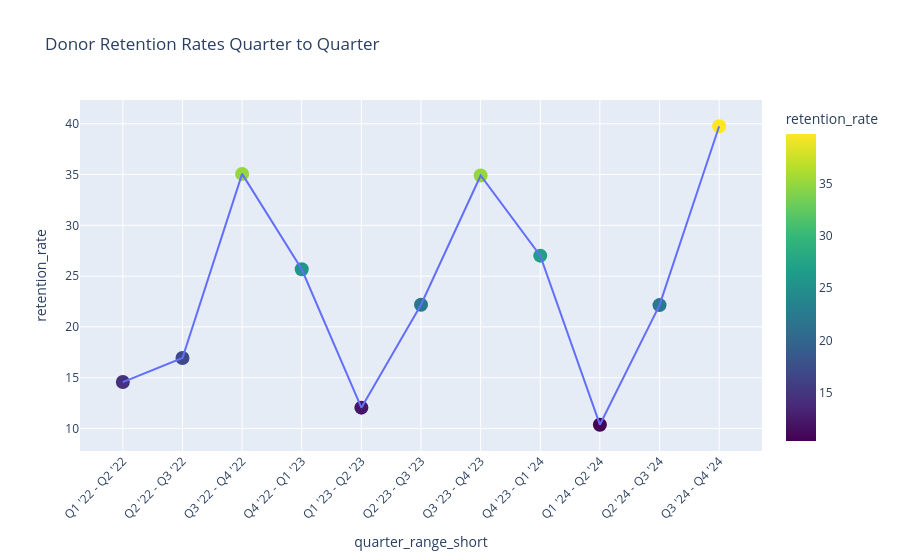

Notebook code for this chart:
### Markdown cell above
Now let's display the change in retention rate from quarter to quarter in a line chart

### Code cell
#Creating the scatter plot
    #The plot is interactive, as you hover over each dot, you will see...
        #number of donors in the previous quarter
        #number of donors that returned for the next quarter
        #exact retention rate
    #The dots are also color coded by retention rate, giving a more visual representation of how retention rate has changed overtime
fig = px.scatter(
    retention_df,
    x='quarter_range_short',
    y='retention_rate',
    color='retention_rate',
    color_continuous_scale='Viridis',
    hover_data={
        'prev_donors': True,
        'returning_donors': True,
        'retention_rate': ':.2f'
    },
    title='Donor Retention Rates Quarter to Quarter'
)

# Make dots bigger so you can see the color
fig.update_traces(marker=dict(size=14))

# Add connecting line
fig.add_traces(px.line(
    retention_df,
    x='quarter_range_short',
    y='retention_rate'
).data)

fig.update_layout(xaxis_tickangle=-45)
fig.show()

### Figure 1 — Plotly figure (JSON) as saved in the notebook; plotly's stock layout.template omitted (floating-point values rounded to 4 significant figures)
{"data": [{"customdata": [[556, 81], [307, 52], [154, 54], [335, 86], [722, 87], [284, 63], [169, 59], [385, 104], [945, 98], [298, 66], [161, 64]], "hovertemplate": "quarter_range_short=%{x}<br>retention_rate=%{marker.color:.2f}<br>prev_donors=%{customdata[0]}<br>returning_donors=%{customdata[1]}<extra></extra>", "legendgroup": "", "marker": {"color": [14.57, 16.94, 35.06, 25.67, 12.05, 22.18, 34.91, 27.01, 10.37, 22.15, 39.75], "coloraxis": "coloraxis", "size": 14, "symbol": "circle"}, "mode": "markers", "name": "", "orientation": "v", "showlegend": false, "type": "scatter", "x": ["Q1 '22 - Q2 '22", "Q2 '22 - Q3 '22", "Q3 '22 - Q4 '22", "Q4 '22 - Q1 '23", "Q1 '23 - Q2 '23", "Q2 '23 - Q3 '23", "Q3 '23 - Q4 '23", "Q4 '23 - Q1 '24", "Q1 '24 - Q2 '24", "Q2 '24 - Q3 '24", "Q3 '24 - Q4 '24"], "xaxis": "x", "y": [14.57, 16.94, 35.06, 25.67, 12.05, 22.18, 34.91, 27.01, 10.37, 22.15, 39.75], "yaxis": "y"}, {"hovertemplate": "quarter_range_short=%{x}<br>retention_rate=%{y}<extra></extra>", "legendgroup": "", "line": {"color": "#636efa", "dash": "solid"}, "marker": {"symbol": "circle"}, "mode": "lines", "name": "", "orientation": "v", "showlegend": false, "type": "scatter", "x": ["Q1 '22 - Q2 '22", "Q2 '22 - Q3 '22", "Q3 '22 - Q4 '22", "Q4 '22 - Q1 '23", "Q1 '23 - Q2 '23", "Q2 '23 - Q3 '23", "Q3 '23 - Q4 '23", "Q4 '23 - Q1 '24", "Q1 '24 - Q2 '24", "Q2 '24 - Q3 '24", "Q3 '24 - Q4 '24"], "xaxis": "x", "y": [14.57, 16.94, 35.06, 25.67, 12.05, 22.18, 34.91, 27.01, 10.37, 22.15, 39.75], "yaxis": "y"}], "layout": {"coloraxis": {"colorbar": {"title": {"text": "retention_rate"}}, "colorscale": [[0, "#440154"], [0.1111, "#482878"], [0.2222, "#3e4989"], [0.3333, "#31688e"], [0.4444, "#26828e"], [0.5556, "#1f9e89"], [0.6667, "#35b779"], [0.7778, "#6ece58"], [0.8889, "#b5de2b"], [1, "#fde725"]]}, "legend": {"tracegroupgap": 0}, "title": {"text": "Donor Retention Rates Quarter to Quarter"}, "xaxis": {"anchor": "y", "domain": [0, 1], "tickangle": -45, "title": {"text": "quarter_range_short"}}, "yaxis": {"anchor": "x", "domain": [0, 1], "title": {"text": "retention_rate"}}}}
